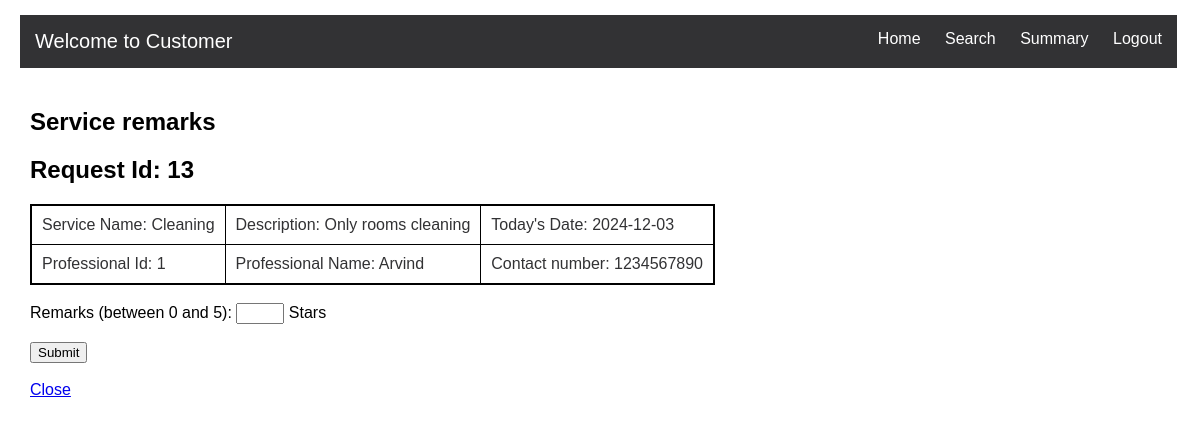
The page /Customer/Home/13/Close/13 on the database its author committed.
### Application/models.py (models this page shows)
class Service_request(db.Model):
    Id = db.Column(db.Integer, primary_key=True, nullable=False)
    Service_id = db.Column(db.Integer, db.ForeignKey('service.Service_id'), nullable=False)
    Customer_id = db.Column(db.Integer, db.ForeignKey('customer.Id'), nullable=False)
    Professional_id = db.Column(db.Integer, db.ForeignKey('professional.Id'))
    date_of_request = db.Column(db.Date, nullable=False)
    date_of_completion = db.Column(db.Date)
    Service_status = db.Column(db.String, nullable=False)
    Remarks=db.Column(db.String)

class Service(db.Model):
    Service_id = db.Column(db.Integer, unique=True, primary_key=True, autoincrement=True, nullable=False)
    Service_name =db.Column(db.String, nullable=False)
    Price =db.Column(db.Integer, nullable=False)
    Time_required =db.Column(db.Integer, nullable=False)
    Description =db.Column(db.String, nullable=False)
    service_requests = db.relationship('Service_request', backref='service', lazy=True)

class Professional(db.Model):
    Id = db.Column(db.Integer, unique=True, primary_key=True, autoincrement=True, nullable=False)
    Full_name =db.Column(db.String, nullable=False)
    Email =db.Column(db.String, unique=True, nullable=False)
    Password =db.Column(db.String, nullable=False)
    Phone_number=db.Column(db.Integer, nullable=False)
    Service_name =db.Column(db.String)
    Address =db.Column(db.String, nullable=False)
    Pincode =db.Column(db.Integer, nullable=False)
    Experience =db.Column(db.Integer)
    Status = db.Column(db.String)
    service_requests = db.relationship('Service_request', backref='professional', lazy=True)

### Application/controller.py (the view, shortened to what this page needs)
@app.route('/Customer/Home/<int:Id>/Close/<int:service_req_id>', methods=["GET","POST"])
def Closing(Id,service_req_id):
    service_request=Service_request.query.filter_by(Id=service_req_id).first()
    if request.method=="GET":
        ALL_data=db.session.query(
            Service_request.Id,
            Service.Service_name,
            Service.Description,
            Professional.Id,
            Professional.Full_name,
            Professional.Phone_number
        ).join(Service,Service_request.Service_id==Service.Service_id
        ).join(Professional,Service_request.Professional_id==Professional.Id
        ).filter(Service_request.Id==service_req_id).first()
        return render_template('Customer_req_close.html',ID=Id,a=service_req_id,abc=ALL_data,date=str(today))

### templates/Customer_req_close.html (shortened to what this page needs)
<!DOCTYPE html>
<html lang="en">
<head>
    <link rel="stylesheet" type="text/css" href="{{url_for('static',filename='style1.css')}}">
</head>
<body>
    {% include 'Customer_header.html' %}
    <h2>Service remarks</h2>
    <h2>Request Id: {{abc[0]}}</h2>
    <form action="/Customer/Home/{{ID}}/Close/{{a}}" method="post">
        <table>
            <tr>
                <td>Service Name: {{abc[1]}}</td>
                <td>Description: {{abc[2]}}</td>
                <td>Today's Date: {{date}}</td>
            </tr>
            <tr>
                <td>Professional Id: {{abc[3]}}</td>
                <td>Professional Name: {{abc[4]}}</td>
                <td>Contact number: {{abc[5]}}</td>
            </tr>
        </table>
        <br><label style="font-size: 16px;" for="remarks">Remarks (between 0 and 5):</label>
        <input type="number" name="remarks" min="0" max="5" required> Stars
        <br><br><input type="submit" value="Submit">
        <br><br><a href="/Customer/Home/{{ID}}" class="button">Close</a>
    </form>
</body>
</html>

### static/style1.css (style rules this page uses)
body { font-family: Arial, sans-serif; margin-left: 30px; }
table { border-collapse: collapse; color: rgba(50,50,52,255);; border: 2px solid black; }
th, td { padding: 10px; border: 1px solid black; text-align: left; }

### rows shown on the page
Service_request: Id "13"
Service: Service_name "Cleaning", Description "Only rooms cleaning"
Professional: Id "1", Full_name "Arvind", Phone_number "1234567890"

### other values the page prints
{{ date }} "2024-12-03"
